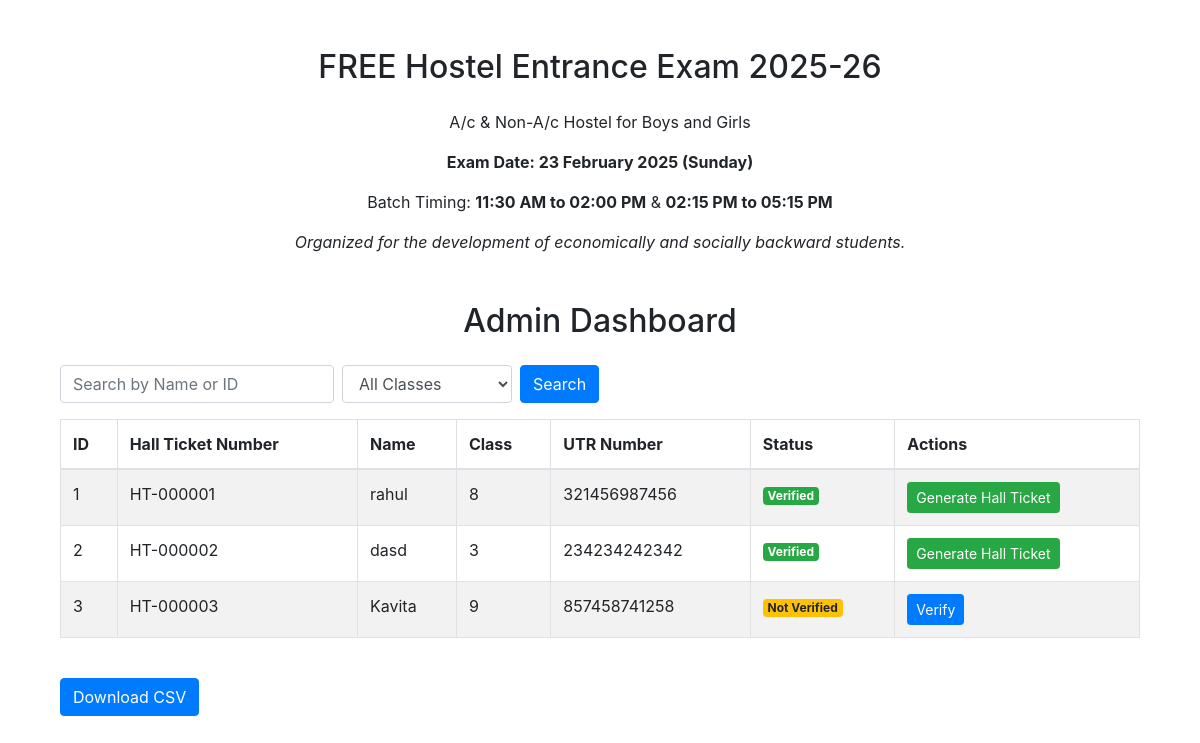
The page /admin on the database its author committed.
### tables this page shows
CREATE TABLE students (
                id INTEGER PRIMARY KEY AUTOINCREMENT,
                name TEXT NOT NULL,
                father_name TEXT NOT NULL,
                dob TEXT NOT NULL,
                class TEXT NOT NULL,
                gender TEXT NOT NULL,
                academic_year TEXT NOT NULL,
                aadhar TEXT NOT NULL,
                village TEXT NOT NULL,
                taluka TEXT NOT NULL,
                district TEXT NOT NULL,
                pin TEXT NOT NULL,
                religion TEXT NOT NULL,
                caste TEXT NOT NULL,
                nationality TEXT NOT NULL,
                mother_tongue TEXT NOT NULL,
                medium TEXT NOT NULL,
                residential_address TEXT NOT NULL,
                phone1 TEXT NOT NULL,
                phone2 TEXT,
                photo TEXT NOT NULL,
                signature TEXT NOT NULL,
                payment_utr TEXT UNIQUE NOT NULL,
                hall_ticket TEXT UNIQUE,
                verified BOOLEAN DEFAULT FALSE,
                exam_center TEXT NOT NULL
            );

### app.py (the view)
@app.route('/admin')
def admin_dashboard():
    with get_db_connection() as conn:
        students = conn.execute("SELECT * FROM students").fetchall()
    return render_template('admin.html', students=students)

### app.py (called while the page is built)
def get_db_connection():
    conn = sqlite3.connect(DATABASE)
    conn.row_factory = sqlite3.Row
    return conn

@app.after_request
def add_header(response):
    response.headers['Cache-Control'] = 'no-store'
    return response

### Templates/admin.html (shortened to what this page needs)
<!DOCTYPE html>
<html lang="en">
<head>
    <link rel="stylesheet" href="https://maxcdn.bootstrapcdn.com/bootstrap/4.5.2/css/bootstrap.min.css">
</head>
<body>
    <div class="container mt-5">
        <h2 class="text-center mb-4">FREE Hostel Entrance Exam 2025-26</h2>
        <p class="text-center">A/c & Non-A/c Hostel for Boys and Girls</p>
        <p class="text-center font-weight-bold">Exam Date: 23 February 2025 (Sunday)</p>
        <p class="text-center">Batch Timing: <strong>11:30 AM to 02:00 PM</strong> & <strong>02:15 PM to 05:15 PM</strong></p>
        <p class="text-center"><em>Organized for the development of economically and socially backward students.</em></p>
    <div class="container mt-5">
        <h2 class="text-center mb-4">Admin Dashboard</h2>
        <form class="form-inline mb-3" method="GET" action="{{ url_for('admin_dashboard') }}">
            <input type="text" name="search" class="form-control mr-2" placeholder="Search by Name or ID" value="{{ request.args.get('search', '') }}">
            <select name="class" class="form-control mr-2">
                <option value="">All Classes</option>
            </select>
            <button type="submit" class="btn btn-primary">Search</button>
        </form>
        <div class="table-responsive">
            <table class="table table-bordered table-striped">
                <thead>
                    <tr>
                        <th>ID</th>
                        <th>Hall Ticket Number</th>
                        <th>Name</th>
                        <th>Class</th>
                        <th>UTR Number</th>
                        <th>Status</th>
                        <th>Actions</th>
                    </tr>
                </thead>
                <tbody>
                    {% if students %}
                        {% for student in students %}
                            <tr>
                                <td>{{ student.id }}</td>
                                <td>{{ student.hall_ticket }}</td>
                                <td>{{ student.name }}</td>
                                <td>{{ student.class }}</td>
                                <td>{{ student.payment_utr }}</td>
                                <td>
                                    <span class="badge {% if student.verified %}badge-success{% else %}badge-warning{% endif %}">
                                        {{ 'Verified' if student.verified else 'Not Verified' }}
                                    </span>
                                </td>
                                <td>
                                    <div class="btn-group">
                                        {% if not student.verified %}
                                            <form action="{{ url_for('verify_student', student_id=student.id) }}" method="POST" style="display: inline;">
                                                <button type="submit" class="btn btn-primary btn-sm" onclick="return confirm('Are you sure you want to verify this student?')">Verify</button>
                                            </form>
                                        {% endif %}
                                        {% if student.verified %}
                                            <form action="{{ url_for('generate_hall_ticket', student_id=student.id) }}" method="POST" style="display: inline;">
                                                <button type="submit" class="btn btn-success btn-sm">Generate Hall Ticket</button>
                                            </form>
                                        {% endif %}
                                    </div>
                                </td>
                            </tr>
                        {% endfor %}
                    {% else %}
                        <tr>
                            <td colspan="7" class="text-center">No students found</td>
                        </tr>
                    {% endif %}
                </tbody>
            </table>
        </div>
        <br>
        <form action="/download_csv" method="get">
            <button type="submit" class="btn btn-primary">Download CSV</button>
        </form>
    </div>
</body>
</html>

### rows shown on the page
students: id "1", hall_ticket "HT-000001", name "rahul", class "8", payment_utr "321456987456", verified "Verified"
students: id "2", hall_ticket "HT-000002", name "dasd", class "3", payment_utr "234234242342", verified "Verified"
students: id "3", hall_ticket "HT-000003", name "Kavita", class "9", payment_utr "857458741258", verified "Not Verified"
